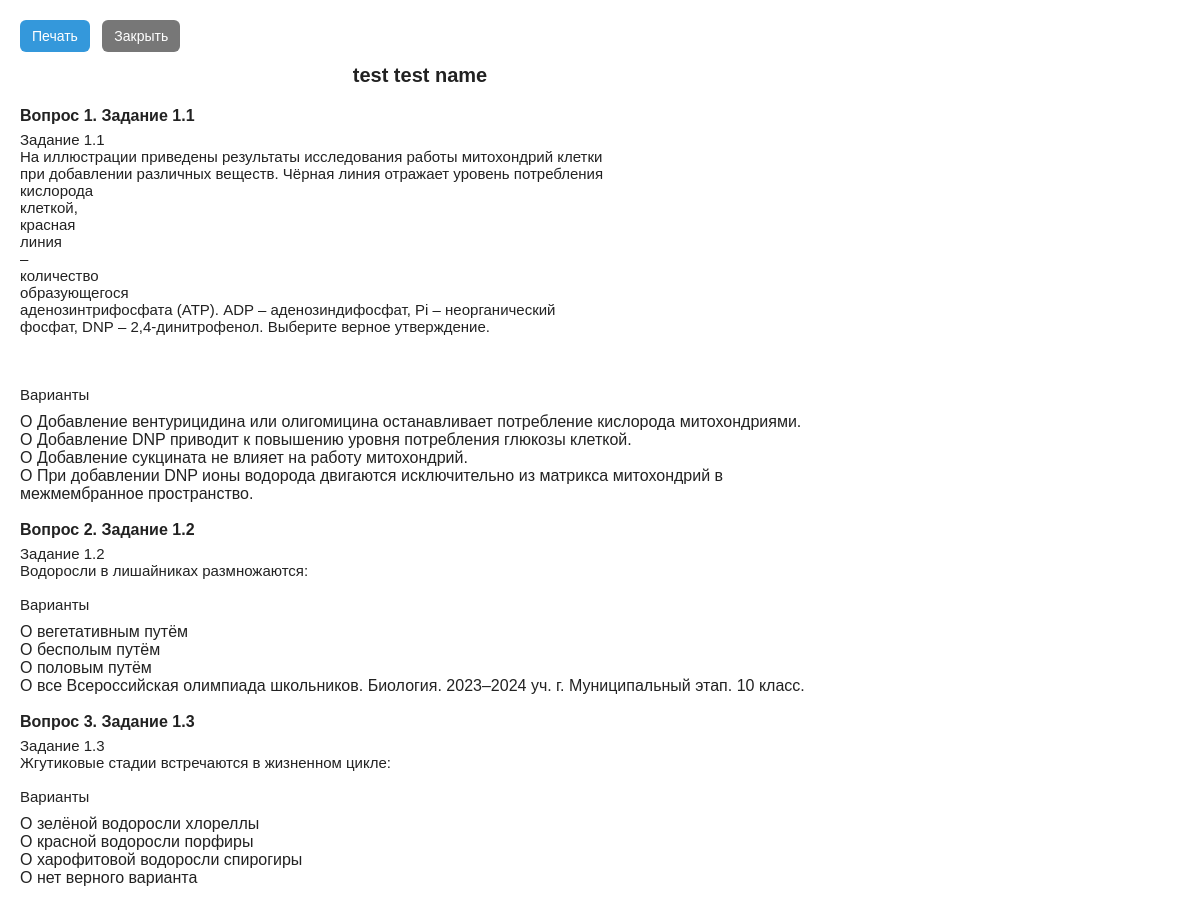
Page /print-test/1 (signed in) on the committed database.
### tables this page shows
CREATE TABLE tests (id INTEGER PRIMARY KEY AUTOINCREMENT, time INTEGER NOT NULL, attempts INTEGER NOT NULL, tasks_id TEXT NOT NULL, access_code TEXT, test_name TEXT);

CREATE TABLE tasks6 (id INTEGER PRIMARY KEY, title TEXT NOT NULL, description TEXT NOT NULL, anwser TEXT, difficulty INTEGER, tags TEXT, source TEXT, task_type TEXT DEFAULT 'text_answer', is_visible_to_students BIT DEFAULT 1);

CREATE TABLE task_options (id INTEGER PRIMARY KEY AUTOINCREMENT, task_id INTEGER NOT NULL, option_text TEXT NOT NULL, is_correct INTEGER DEFAULT 0, option_order INTEGER DEFAULT 0, FOREIGN KEY(task_id) REFERENCES tasks6(id) ON DELETE CASCADE);

### app.py (the view)
@app.route('/print-test/<int:test_id>')
def print_test(test_id):
    if 'user_id' not in session:
        return redirect(url_for('login'))
    conn = sqlite3.connect(DB_PATH)
    cursor = conn.cursor()
    cursor.execute("SELECT 1 FROM teachers WHERE user_id = ?", (session['user_id'],))
    if not cursor.fetchone():
        conn.close()
        return "Доступ запрещен", 403
    test = get_test_by_id(test_id)
    if not test:
        conn.close()
        return "Тест не найден", 404
    task_ids = [int(id_str.strip()) for id_str in test[3].split(',') if id_str.strip()]
    tasks = get_tasks_by_ids(task_ids)
    task_options = {}
    for task in tasks:
        if len(task) > 7 and task[7] == 'multiple_choice':
            options = get_task_options(task[0])
            task_options[task[0]] = options
    conn.close()
    return render_template('print_test.html', test=test, tasks=tasks, task_options=task_options, user=session.get('user_info'))

### app.py (called while the page is built)
def get_test_by_id(test_id):
    conn = sqlite3.connect(DB_PATH)
    cursor = conn.cursor()
    cursor.execute("SELECT * FROM tests WHERE id = ?", (test_id,))
    test = cursor.fetchone()
    conn.close()
    return test

def get_tasks_by_ids(task_ids):
    if not task_ids: return []
    placeholders = ','.join('?' * len(task_ids))
    query = f"SELECT * FROM tasks6 WHERE id IN ({placeholders})"
    conn = sqlite3.connect(DB_PATH)
    cursor = conn.cursor()
    cursor.execute(query, task_ids)
    tasks = cursor.fetchall()
    conn.close()
    return tasks

def get_task_options(task_id):
    conn = sqlite3.connect(DB_PATH)
    cursor = conn.cursor()
    cursor.execute("SELECT id, option_text, is_correct, option_order FROM task_options WHERE task_id = ? ORDER BY option_order", (task_id,))
    options = cursor.fetchall()
    conn.close()
    return options

### templates/print_test.html (shortened to what this page needs)
<!doctype html>
<html lang="ru">
<head>
</head>
<body onload="maybeAutoPrint()">
  <div class="controls no-print">
    <a href="#" onclick="window.print(); return false;" class="btn">Печать</a>
    <a href="javascript:window.close()" class="btn" style="background:#777;margin-left:8px">Закрыть</a>
  </div>
  <header>
    <h1>{{ test[5] }}</h1>
  </header>
  <main>
    {% for task in tasks %}
      <div class="question">
        <div class="q-title">Вопрос {{ loop.index }}. {{ task[1] }}</div>
        <div class="q-desc">{{ task[2] }}</div>
        {% if task|length > 7 and task[7] == 'multiple_choice' %}
          {% for option in task_options.get(task[0], []) %}
            <div>O {{ option[1] }}</div>
          {% endfor %}
        {% else %}
          <div class="answer-field"></div>
        {% endif %}
      </div>
    {% endfor %}
  </main>
</body>
</html>

### templates/print_test.html (style rules this page uses)
body { font-family: Arial, sans-serif; color: #222; margin: 20px; max-width: 800px; }
header { text-align: center; margin-bottom: 20px; }
h1 { font-size: 20px; margin: 0 0 6px 0; }
.question { margin: 18px 0; page-break-inside: avoid; }
.q-title { font-weight: bold; margin-bottom: 6px; font-size: 16px; }
.q-desc { white-space: pre-wrap; margin-bottom: 10px; font-size: 15px; }
.controls { margin-bottom: 12px; }
.btn { display:inline-block; padding:8px 12px; background:#3498db; color:white; text-decoration:none; border-radius:6px; font-size:14px; }

### rows in the picture
tests: test_name "test test name"
tasks6: title "Задание 1.1", description "Задание 1.1 На иллюстрации приведены результаты исследования работы митохондрий клетки при добавлении различных веществ. Чёрная линия отражает уровень потребления кислорода клеткой, красная линия – количество образующегося аденозинтрифосфата (ATP). ADP – аденозиндифосфат, Pi – неорганический фосфат, DNР – 2,4-динитрофенол. Выберите верное утверждение. Варианты"
task_options: option_text "Добавление вентурицидина или олигомицина останавливает потребление кислорода митохондриями."
task_options: option_text "Добавление DNP приводит к повышению уровня потребления глюкозы клеткой."
task_options: option_text "Добавление сукцината не влияет на работу митохондрий."
task_options: option_text "При добавлении DNP ионы водорода двигаются исключительно из матрикса митохондрий в межмембранное пространство."
tasks6: title "Задание 1.2", description "Задание 1.2 Водоросли в лишайниках размножаются: Варианты"
task_options: option_text "вегетативным путём"
task_options: option_text "бесполым путём"
task_options: option_text "половым путём"
task_options: option_text "все Всероссийская олимпиада школьников. Биология. 2023–2024 уч. г. Муниципальный этап. 10 класс."
tasks6: title "Задание 1.3", description "Задание 1.3 Жгутиковые стадии встречаются в жизненном цикле: Варианты"
task_options: option_text "зелёной водоросли хлореллы"
task_options: option_text "красной водоросли порфиры"
task_options: option_text "харофитовой водоросли спирогиры"
task_options: option_text "нет верного варианта"
